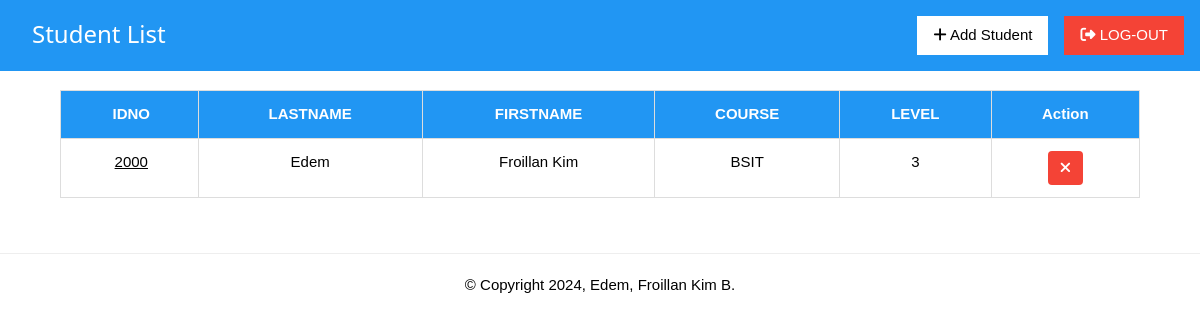
The page /students (signed in) on the database as committed earlier.
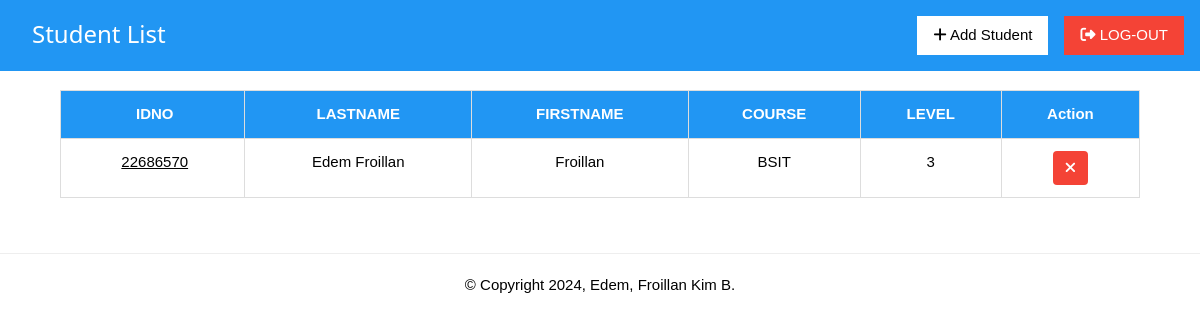
The same page on the database as committed later.
### tables this page shows
CREATE TABLE students (
    id integer primary key autoincrement,
    idno varchar(10) unique not null,
    lastname  varchar(50) not null,
    firstname varchar(50) not null,
    course    varchar(15) not null,
    level    varchar(5) not null,
    image varchar(25) not null
);

### app.py (the view)
@app.route('/students')
def student_list():
    if 'username' in session:
        pagetitle = "Student List"
        return render_template('index.html', data=getall_records('students'), pagetitle=pagetitle, users=get_users())
    else:
        flash("Please log in first!", "warning")
        return redirect(url_for('login'))

### app.py (called while the page is built)
def get_users() -> object:
	return getall_records('students')

@app.after_request
def after_request(response):
    response.headers['Cache-Control'] = 'no-cache, no-store, must-revalidate'
    response.headers['Pragma'] = 'no-cache'
    response.headers['Expires'] = '0'
    return response

### dbhelper.py (called while the page is built)
def getprocess(sql:str) -> list:
	db:object = connect(database)
	cursor:object = db.cursor()
	cursor.row_factory = Row
	cursor.execute(sql)
	data:list = cursor.fetchall()
	cursor.close()
	return data

def getall_records(table:str) -> list:
	sql:str = f'SELECT * FROM `{table}`'
	return getprocess(sql)

### templates/index.html (shortened to what this page needs)
{% extends 'base.html' %}
{% block content %}
<div class='w3-container w3-blue w3-margin-bottom header'>
    <h3 class="w3-left w3-margin-left w3-margin-top">{{ pagetitle }}</h3>
    <nav class="navbar">
        <a href="/logout" class="w3-button w3-red w3-right w3-margin-top w3-margin-bottom" id="logout">
            <i class="fa fa-sign-out-alt"></i> LOG-OUT
        </a>
        <a href="#" class="w3-right w3-button w3-margin-right w3-white w3-margin-top" id="add" onclick="openAddStudentModal()">
            <i class="fa fa-plus"></i> Add Student
        </a>
    </nav>
</div>
<div class="w3-row-padding" id="main_container">
    <div class="w3-full">
        <table class="w3-table-all styled-table" id="table">
            <thead>
                <tr id="tr1">
                    <th class="w3-center">IDNO</th>
                    <th class="w3-center">LASTNAME</th>
                    <th class="w3-center">FIRSTNAME</th>
                    <th class="w3-center">COURSE</th>
                    <th class="w3-center">LEVEL</th>
                    <th class="w3-center">Action</th>
                </tr>
            </thead>
            <tbody>
                {% for user in users %}
                <tr id="tr2">
                    <td class="w3-center" data-cell="IDNO:">
                        <a href="#" onclick="viewrecordstudents('{{ user['image'] }}', '{{ user['idno'] }}', '{{ user['lastname'] }}', '{{ user['firstname'] }}', '{{ user['course'] }}', '{{ user['level'] }}')">
                            {{ user["idno"] }}
                        </a>
                    </td>
                    <td class="w3-center" data-cell="LASTNAME:">{{ user["lastname"] }}</td>
                    <td class="w3-center" data-cell="FIRSTNAME:">{{ user["firstname"] }}</td>
                    <td class="w3-center" data-cell="COURSE:">{{ user["course"] }}</td>
                    <td class="w3-center" data-cell="LEVEL:">{{ user["level"] }}</td>
                    <td class="w3-center" data-cell="ACTION:">
                        <button class="w3-button w3-red delete-btn delete" onclick="openCustomAlert('{{ user['idno'] }}')">
                            <i class="fas fa-times"></i>
                        </button>
                    </td>
                </tr>
                {% endfor %}
            </tbody>
        </table>
    </div>
</div>
{% endblock %}

### templates/base.html (shortened to what this page needs)
<!DOCTYPE html>
<html>
	<head>
		<link rel='stylesheet' href="../static/css/w3.css">
		<link rel="stylesheet" href="{{ url_for('static', filename='font-awesome/css/all.min.css') }}">
	</head>
	<body>
	    <div>
	        {% block content %}
	        {% endblock %}
	    </div>
	    <hr>
	    <div class='w3-center'>
	    	&copy; Copyright 2024, Edem, Froillan Kim B.
	    </div>
	</body>
</html>

### static/css/w3.css (style rules this page uses)
html { box-sizing:border-box }
*,*:before,*:after { box-sizing:inherit }
html { -ms-text-size-adjust:100%;-webkit-text-size-adjust:100% }
body { margin:0 }
article,aside,details,figcaption,figure,footer,header,main,menu,nav,section { display:block }
a { background-color:transparent }
hr { box-sizing:content-box;height:0;overflow:visible }
button,input,select,textarea,optgroup { font:inherit;margin:0 }
button,input { overflow:visible }
button,select { text-transform:none }
button,[type=button],[type=reset],[type=submit] { -webkit-appearance:button }
html,body { font-family:Verdana,sans-serif;font-size:15px;line-height:1.5 }
html { overflow-x:hidden }
h3 { font-size:24px }
h1,h2,h3,h4,h5,h6 { font-family:"Segoe UI",Arial,sans-serif;font-weight:400;margin:10px 0 }
hr { border:0;border-top:1px solid #eee;margin:20px 0 }
a { color:inherit }
.w3-table,.w3-table-all { border-collapse:collapse;border-spacing:0;width:100%;display:table }
.w3-table-all { border:1px solid #ccc }
.w3-bordered tr,.w3-table-all tr { border-bottom:1px solid #ddd }
.w3-table-all tr:nth-child(odd) { background-color:#fff }
.w3-table td,.w3-table th,.w3-table-all td,.w3-table-all th { padding:8px 8px;display:table-cell;text-align:left;vertical-align:top }
.w3-table th:first-child,.w3-table td:first-child,.w3-table-all th:first-child,.w3-table-all td:first-child { padding-left:16px }
.w3-btn,.w3-button { border:none;display:inline-block;padding:8px 16px;vertical-align:middle;overflow:hidden;text-decoration:none;color:inherit;background-color:inherit;text-align:center;cursor:pointer;white-space:nowrap }
.w3-btn,.w3-button { -webkit-touch-callout:none;-webkit-user-select:none;-khtml-user-select:none;-moz-user-select:none;-ms-user-select:none;user-select:none }
.w3-container:after,.w3-container:before,.w3-panel:after,.w3-panel:before,.w3-row:after,.w3-row:before,.w3-row-padding:after,.w3-row-padding:before, .w3-cell-row:before,.w3-cell-row:after,.w3-clear:after,.w3-clear:before,.w3-bar:before,.w3-bar:after { content:"";display:table;clear:both }
.w3-row-padding,.w3-row-padding>.w3-half,.w3-row-padding>.w3-third,.w3-row-padding>.w3-twothird,.w3-row-padding>.w3-threequarter,.w3-row-padding>.w3-quarter,.w3-row-padding>.w3-col { padding:0 8px }
.w3-container,.w3-panel { padding:0.01em 16px }
.w3-center { text-align:center!important }
.w3-margin-top { margin-top:16px!important }
.w3-margin-bottom { margin-bottom:16px!important }
.w3-margin-left { margin-left:16px!important }
.w3-margin-right { margin-right:16px!important }
.w3-left { float:left!important }
.w3-right { float:right!important }
.w3-blue,.w3-hover-blue:hover { color:#fff!important;background-color:#2196F3!important }
.w3-red,.w3-hover-red:hover { color:#fff!important;background-color:#f44336!important }
.w3-white,.w3-hover-white:hover { color:#000!important;background-color:#fff!important }
:root { --bg-color: #1f242d; --main-color: #0ef; }
#main_container { padding: 1rem 5%; }
.header { position: fixed; top: 0; left: 0; width: 100%; background: var(--bg-color); z-index: 100; }
.styled-table { width: 100%; border-collapse: collapse; font-family: Arial, sans-serif; margin-bottom: 20px; margin-top: 5rem; }
.styled-table th, .styled-table td { padding: 12px; border: 1px solid #ddd; text-align: left; }
.styled-table th { background-color: #0074D9; color: white; font-weight: bold; }
.styled-table .delete-btn { background-color: #ff4d4d; color: white; padding: 6px 12px; border: none; cursor: pointer; border-radius: 4px; }
.styled-table .delete-btn i { text-align: center; }
.w3-table-all th { background-color: #2196F3; color: #ffffff; }

Rows that differ between the two databases and show on the page:
removed students: idno "2000", lastname "Edem", firstname "Froillan Kim", course "BSIT", level "3"
added students: idno "22686570", lastname "Edem Froillan", firstname "Froillan", course "BSIT", level "3"
